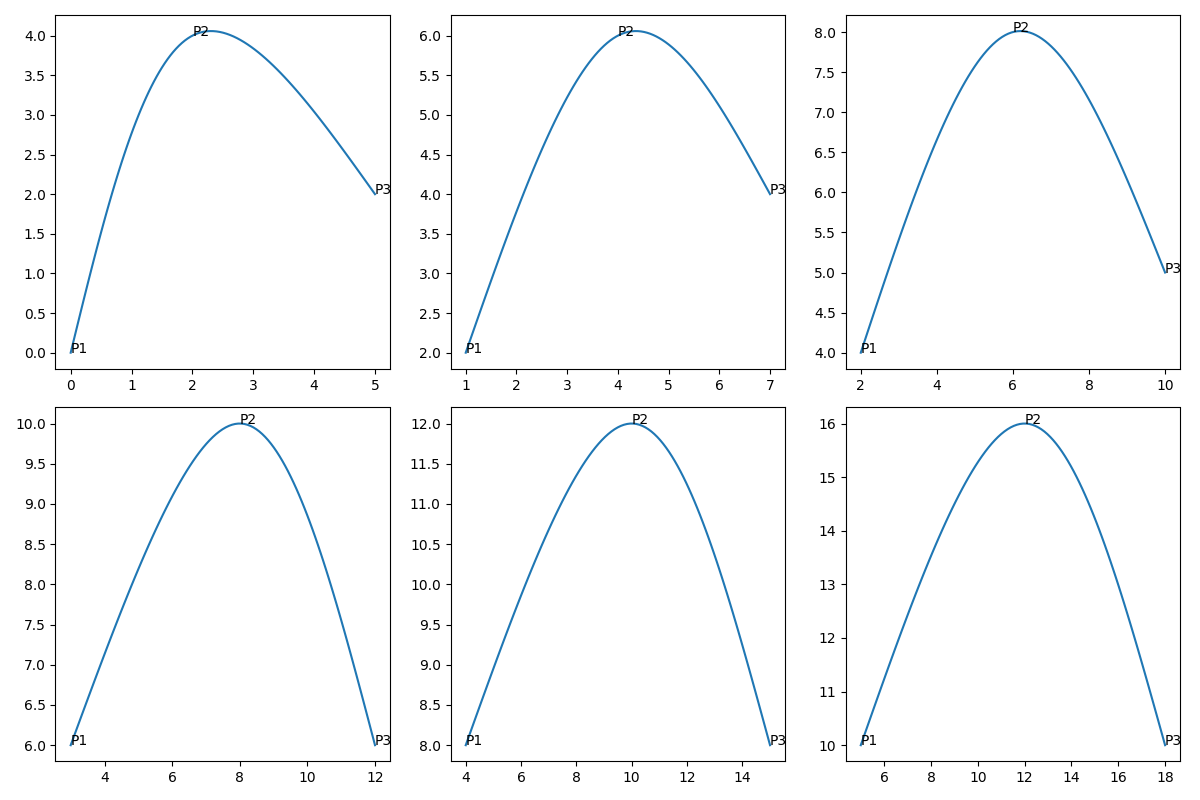
#> input picture curves.png, 1200 x 800 px, given in place of ss7corto_red2_AlejandroAlonso.mp4, which was not available
$ python seq_preprocessing.py
#> lines starting #> are read from the running program, lines starting #| are printed output that depends on the picture; after the words box and inside, x2 and y2 are one past the last pixel; in counts of white or black regions, pixels touching at a corner belong together; pictures that were not available may be replaced by others from this repository, and a replacement may not be noted
import cv2
import numpy as np
import matplotlib.pyplot as plt
import math
from scipy.ndimage import gaussian_filter1d
from scipy.signal import argrelextrema

def contours_non_max_suppression(contours, threshold_value, use_distance=True):
    contours = sorted(contours, key=cv2.contourArea, reverse=True)

    overlaps = set()

    # Usa el threshold como una distancia, entonces elimina las regiones mas pequeñas que esten demasiado cerca
    if use_distance:
        for i in range(len(contours)):
            for j in range(i+1, len(contours)):
                point1 = contour_center(contours[i])
                point2 = contour_center(contours[j])
                dist = np.linalg.norm(np.array(point1) - np.array(point2))
                if dist < threshold_value:
                    overlaps.add(j)
    # Usa el threshold para comprobar la interseccion, de forma que elimina regiones superpuestas en demasiada medida
    else:
        for i in range(len(contours)):
            for j in range(i+1, len(contours)):
                # Saco rectangulos que definen cada contorno
                (x1,y1,w1,h1) = cv2.boundingRect(contours[i])
                (x2,y2,w2,h2) = cv2.boundingRect(contours[j])
                a = (x1, y1)
                b = (x1+w1, y1+h1)
                c = (x2, y2)
                d = (x2+w2, y2+h2)
                width = min(b[0], d[0]) - max(a[0], c[0])
                height = min(b[1], d[1]) - max(a[1], c[1])
                # Si hay alguna interseccion
                if min(width,height) > 0:
                    intersection = width*height
                    area1 = (b[0]-a[0])*(b[1]-a[1])
                    area2 = (d[0]-c[0])*(d[1]-c[1])
                    union = area1 + area2 - intersection
                    # Si la interseccion es suficientemente grande la marco como overlap
                    overlap=intersection/union
                    if overlap > threshold_value:
                        overlaps.add(j)

    contours = [x for i, x in enumerate(contours) if i not in overlaps]

    return contours

def contour_center(c):
    M = cv2.moments(c)
    try: center = int(M['m10']/M['m00']), int(M['m01']/M['m00'])
    except: center = 0,0
    return center


def fill_contours(contours):
    filled_contours = []

    for contour in contours:
        # Obtener el contorno relleno como una lista de puntos
        filled_contour = cv2.approxPolyDP(contour, 3, True)

        # Agregar el punto inicial al final de la lista para cerrar el contorno
        filled_contour = np.concatenate((filled_contour, filled_contour[0].reshape(1, -1)))

        # Agregar el contorno relleno a la lista de contornos rellenos
        filled_contours.append(filled_contour)

    return filled_contours


def point_extractor(source_path, min_contour_area=2500, x_mul_threshold=0.6, y_mul_threshold=0.21, visualize=False):
#> called with min_contour_area = 3000, x_mul_threshold = 0.6, y_mul_threshold = 0.21, visualize = False
    cap = cv2.VideoCapture(source_path)

    # Object detection from stable camera
    object_detector = cv2.createBackgroundSubtractorMOG2(
                        history=100,
                        varThreshold=10)

    if visualize:
        cv2.namedWindow('img', cv2.WINDOW_NORMAL)

    ret, img = cap.read()
#> img is the input picture: shape (800, 1200, 3); mean B, G, R 250.4, 249.9, 249.1
    hist = None

    max_x, max_y = cap.get(cv2.CAP_PROP_FRAME_WIDTH), cap.get(cv2.CAP_PROP_FRAME_HEIGHT)
    bins = (int(max_x), int(max_y))
    hist_range = [(0, max_x), (0, max_y)]

    num_frames = 0
    while ret:
        if visualize:
            img_copy = img.copy()

        mask = object_detector.apply(img) # Básicamente la máscara es aplicar BackgroundSubstractor con 100 y 40 a toda la imagen
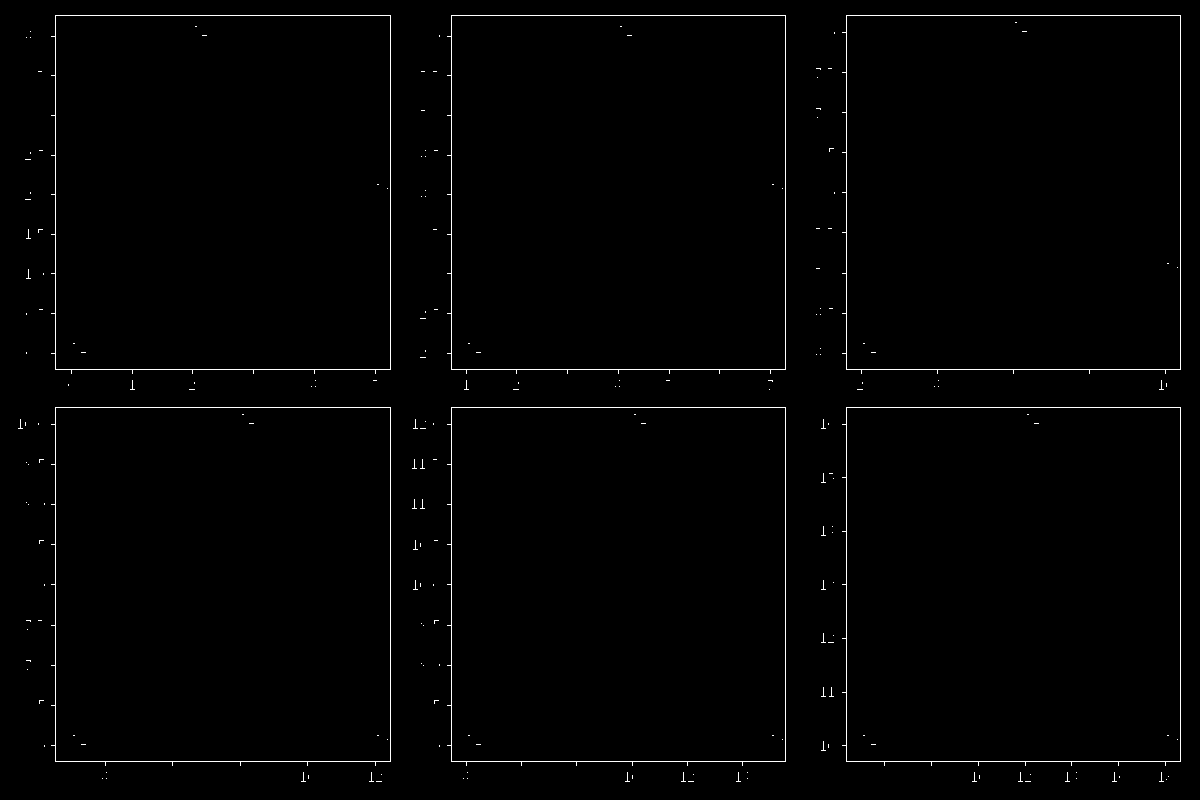
#> mask: shape (800, 1200); values 127 (black) and 255 (white), 0.99% white in thin lines or dots

        _, mask = cv2.threshold( mask, 254, 255, # Se pasa la máscara por un threshold de grises
                                    cv2.THRESH_BINARY )
#> mask: shape (800, 1200); 0.99% white in thin lines or dots
        contours, _ = cv2.findContours( mask, # Desde el resultado de esa máscara se sacan los contornos
                                        cv2.RETR_TREE,
                                        cv2.CHAIN_APPROX_SIMPLE )
#> contours = 213 contours, 201 with area under 20; largest, box (x1, y1, x2, y2) and area: (51, 15, 391, 374) 118605, (51, 407, 391, 766) 118604, (55, 407, 391, 762) 118588, (55, 15, 391, 370) 118588, (447, 15, 786, 374) 118252
        true_contours = []
        for c in contours:
            area = cv2.contourArea(c)
            if area > min_contour_area:
                true_contours.append(c)
#> this loop made 213 passes
#> area on passes 91, 92, 99: 118250, 118234, 118251
#> after the loop, true_contours = 12 contours; largest, box (x1, y1, x2, y2) and area: (51, 15, 391, 374) 118605, (51, 407, 391, 766) 118604, (55, 407, 391, 762) 118588, (55, 15, 391, 370) 118588, (447, 15, 786, 374) 118252
        true_contours = contours_non_max_suppression(true_contours, 39)
#> in contours_non_max_suppression, `contours = sorted(contours, key=cv2.contourArea, reverse=True)`: contours has the same summary as true_contours in point_extractor
#> the loop in contours_non_max_suppression, `for i in range(len(contours)):` made 12 passes
#> after the loop in contours_non_max_suppression, `for i in range(len(contours)):`: overlaps = 6 items
#> in contours_non_max_suppression, `contours = [x for i, x in enumerate(contours) if i not in overlaps]`: contours = 6 contours; box (x1, y1, x2, y2) and area: (51, 15, 391, 374) 118605, (51, 407, 391, 766) 118604, (447, 15, 786, 374) 118252, (447, 407, 786, 766) 118251, (842, 407, 1181, 766) 118250, (842, 15, 1181, 374) 118250
#> true_contours has the same summary as contours in contours_non_max_suppression
        coords = []
        for cnt in true_contours:
            if visualize:
                cv2.drawContours(img_copy, [cnt], 0, (0, 0, 255), 2)
            mask = np.zeros_like(img)
            cv2.fillPoly(mask, [cnt], 255)
            pts = np.where(mask == 255)
            for i in range(len(pts[0])):
                coords.append((pts[1][i], pts[0][i]))
                if visualize:
                    x1, y1 = pts[1][i], pts[0][i]
                    cv2.circle(img_copy, (x1, y1), 0, (0, 0, 255), 2)
#> this loop made 6 passes
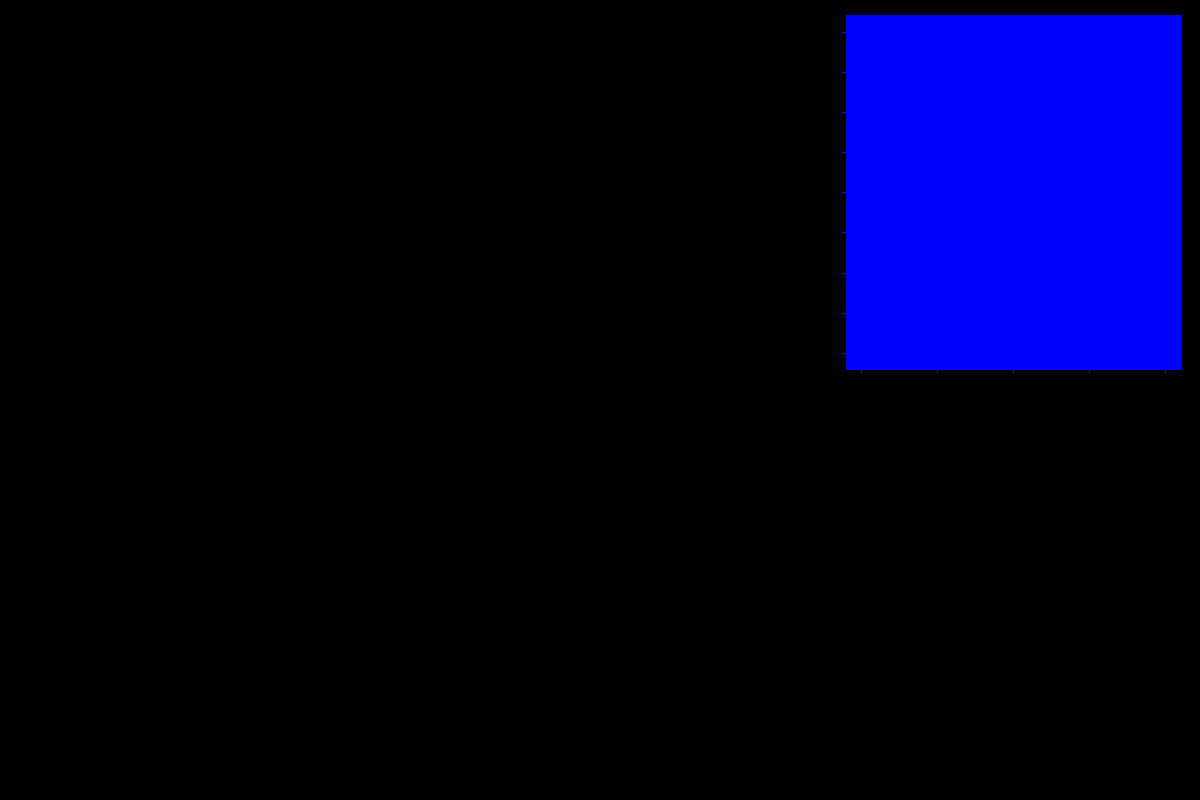
#> mask: shape (800, 1200, 3); mean B, G, R 31.6, 0, 0
#> after the loop, coords = 714612 items

        if len(coords) > 0:
            x_coords, y_coords = zip(*coords)
#> x_coords = 714612 items; y_coords = 714612 items

            hist_frame, xedges, yedges = np.histogram2d(x_coords, y_coords, bins=bins, range=hist_range)
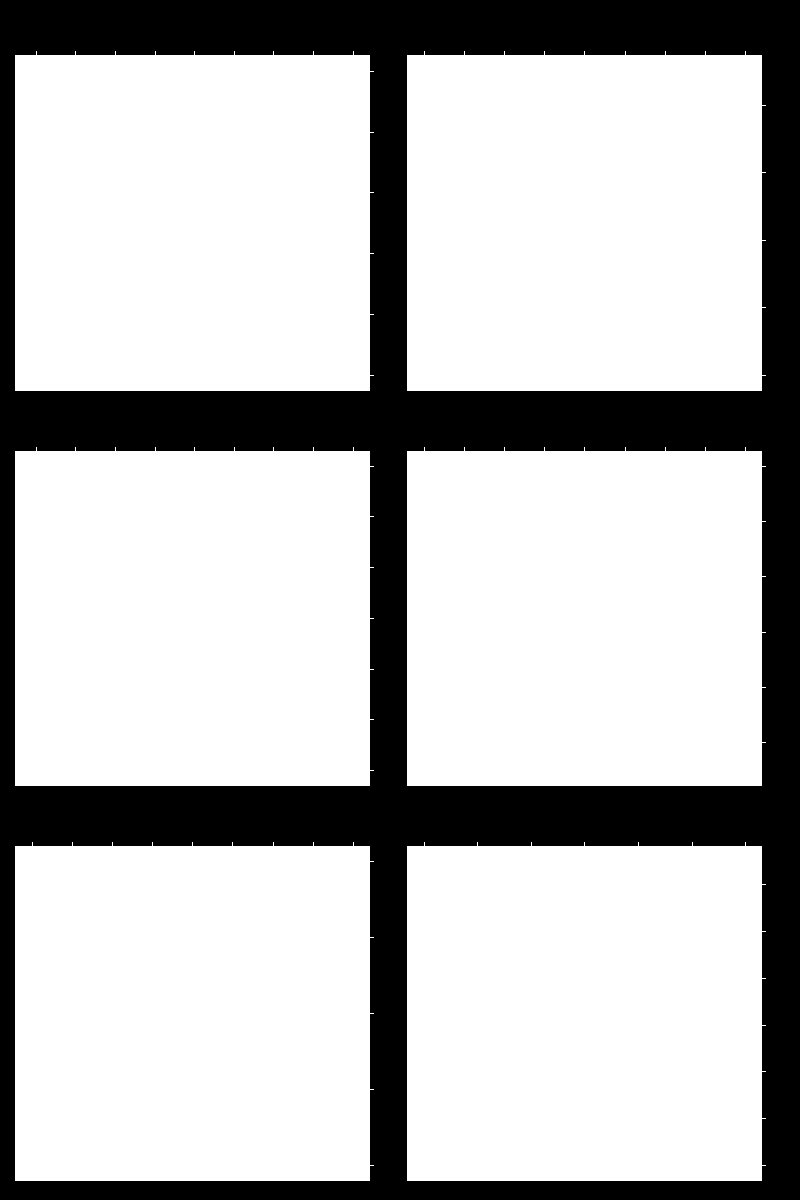
#> hist_frame: shape (1200, 800) float64; values 0 (black) and 1 (white), 74.4% white; 1 black region, box (x1, y1, x2, y2) and area: (0, 0, 800, 1200) 245388
#> xedges = 1201 values from 0 to 1200; yedges = 801 values from 0 to 800
            if hist is None:
                hist = hist_frame
            else:
                hist += hist_frame

        if visualize:
            cv2.imshow('img', img_copy)
            #cv2.imshow('img', cv2.resize(img, (480,700)))
            k=cv2.waitKey(1)
            if k==27: break
        ret, img = cap.read()

        num_frames += 1

    # Se obtiene el punto del eje x en el que se separan los dos clusters de detecciones
    column_sums = np.sum(hist, axis=1)
    smooth = gaussian_filter1d(column_sums, 10)
    x_range = np.where(smooth > (0.2 * np.max(smooth)))[0]
    interval = smooth[x_range[0]:x_range[-1]]
    local_mins = argrelextrema(interval, np.less)
    if len(local_mins[0]) == 0:
        x_mid_point = max_x//2
    else:
        x_mid_point = np.where(smooth == np.min(smooth[local_mins+x_range[0]]))[0][0]

    # Se obtiene el punto del eje y que marca la zona superior de los clusters
    row_sums = np.sum(hist, axis=0)
    threshold = row_sums.max()*y_mul_threshold
    y_mid_point = 0
    for i, value in enumerate(row_sums):
        if value >= threshold:
            y_mid_point = i
            break
    y_mid_point = hist_range[1][1]- y_mid_point

    if visualize:
        cap.release()
        cv2.destroyAllWindows()

    """ plt.imshow(hist.T, origin='upper', extent=[xedges[0], xedges[-1], yedges[0], yedges[-1]])
    plt.axvline(x=x_mid_point, color='r', linestyle='--')
    plt.axhline(y=y_mid_point, color='r', linestyle='--')
    plt.colorbar()
    plt.title('Mapa de calor del movimiento en el video')
    plt.show() """

    return int(x_mid_point), int(max_y-y_mid_point) # La resta para poner el 0,0 arriba a la izquierda


if __name__ == "__main__":
    source_path = './dataset/tanda2/ss7corto_red2_AlejandroAlonso.mp4'
    #source_path = './dataset/jugglingLab/ss4_red_JugglingLab.mp4'
    print(point_extractor(source_path, visualize=False, min_contour_area=3000))
    # TODO limitar el tiempo, por ejemplo los 10 segundos del medio o algo así
